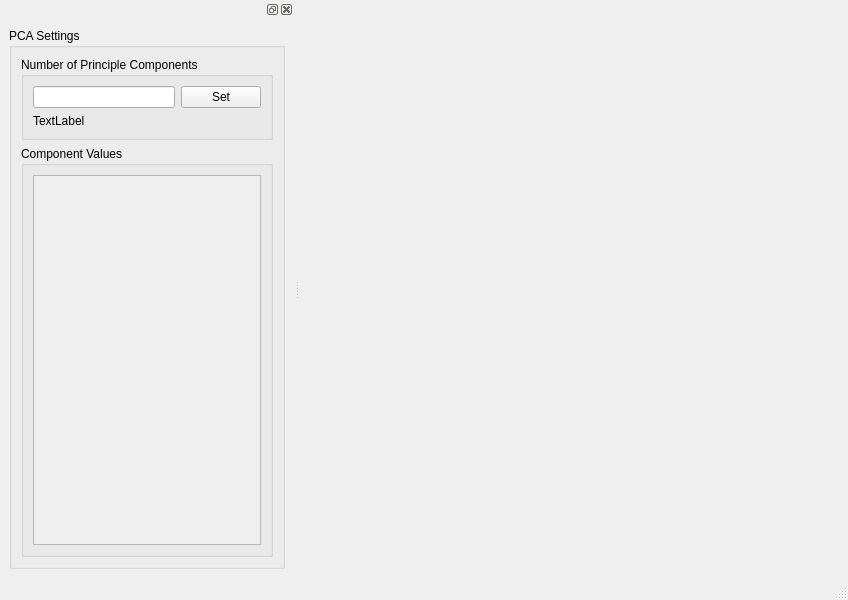
<?xml version="1.0" encoding="UTF-8"?>
<ui version="4.0">
 <class>MainWindow</class>
 <widget class="QMainWindow" name="MainWindow">
  <property name="geometry">
   <rect>
    <x>0</x>
    <y>0</y>
    <width>848</width>
    <height>600</height>
   </rect>
  </property>
  <property name="windowTitle">
   <string>PCA viewer</string>
  </property>
  <widget class="QWidget" name="centralwidget">
   <layout class="QHBoxLayout" name="horizontalLayout">
    <item>
     <widget class="SceneviewerWidget" name="sceneviewerWidget" native="true"/>
    </item>
   </layout>
  </widget>
  <widget class="QMenuBar" name="menubar">
   <property name="geometry">
    <rect>
     <x>0</x>
     <y>0</y>
     <width>848</width>
     <height>21</height>
    </rect>
   </property>
  </widget>
  <widget class="QStatusBar" name="statusbar"/>
  <widget class="QDockWidget" name="dockWidget_2">
   <property name="minimumSize">
    <size>
     <width>294</width>
     <height>435</height>
    </size>
   </property>
   <attribute name="dockWidgetArea">
    <number>1</number>
   </attribute>
   <widget class="QWidget" name="dockWidgetContents_2">
    <layout class="QVBoxLayout" name="verticalLayout">
     <item>
      <widget class="QGroupBox" name="groupBox_4">
       <property name="title">
        <string>PCA Settings</string>
       </property>
       <layout class="QVBoxLayout" name="verticalLayout_4">
        <item>
         <widget class="QGroupBox" name="groupBox_3">
          <property name="title">
           <string>Number of Principle Components</string>
          </property>
          <layout class="QGridLayout" name="gridLayout">
           <item row="0" column="0">
            <widget class="QLineEdit" name="numberPrincipleComponent"/>
           </item>
           <item row="0" column="1">
            <widget class="QPushButton" name="numberComponentButton">
             <property name="text">
              <string>Set</string>
             </property>
            </widget>
           </item>
           <item row="1" column="0">
            <widget class="QLabel" name="labelPCAInformation">
             <property name="text">
              <string>TextLabel</string>
             </property>
            </widget>
           </item>
          </layout>
         </widget>
        </item>
        <item>
         <widget class="QGroupBox" name="groupBox">
          <property name="title">
           <string>Component Values</string>
          </property>
          <layout class="QVBoxLayout" name="verticalLayout_2">
           <item>
            <widget class="QScrollArea" name="scrollArea">
             <property name="widgetResizable">
              <bool>true</bool>
             </property>
             <widget class="QWidget" name="scrollAreaWidgetContents_2">
              <property name="geometry">
               <rect>
                <x>0</x>
                <y>0</y>
                <width>234</width>
                <height>370</height>
               </rect>
              </property>
              <layout class="QVBoxLayout" name="verticalLayout_3"/>
             </widget>
            </widget>
           </item>
          </layout>
         </widget>
        </item>
       </layout>
      </widget>
     </item>
    </layout>
   </widget>
  </widget>
 </widget>
 <customwidgets>
  <customwidget>
   <class>SceneviewerWidget</class>
   <extends>QWidget</extends>
   <header location="global">opencmiss/zincwidgets/sceneviewerwidget.h</header>
   <container>1</container>
  </customwidget>
 </customwidgets>
 <resources/>
 <connections/>
</ui>
